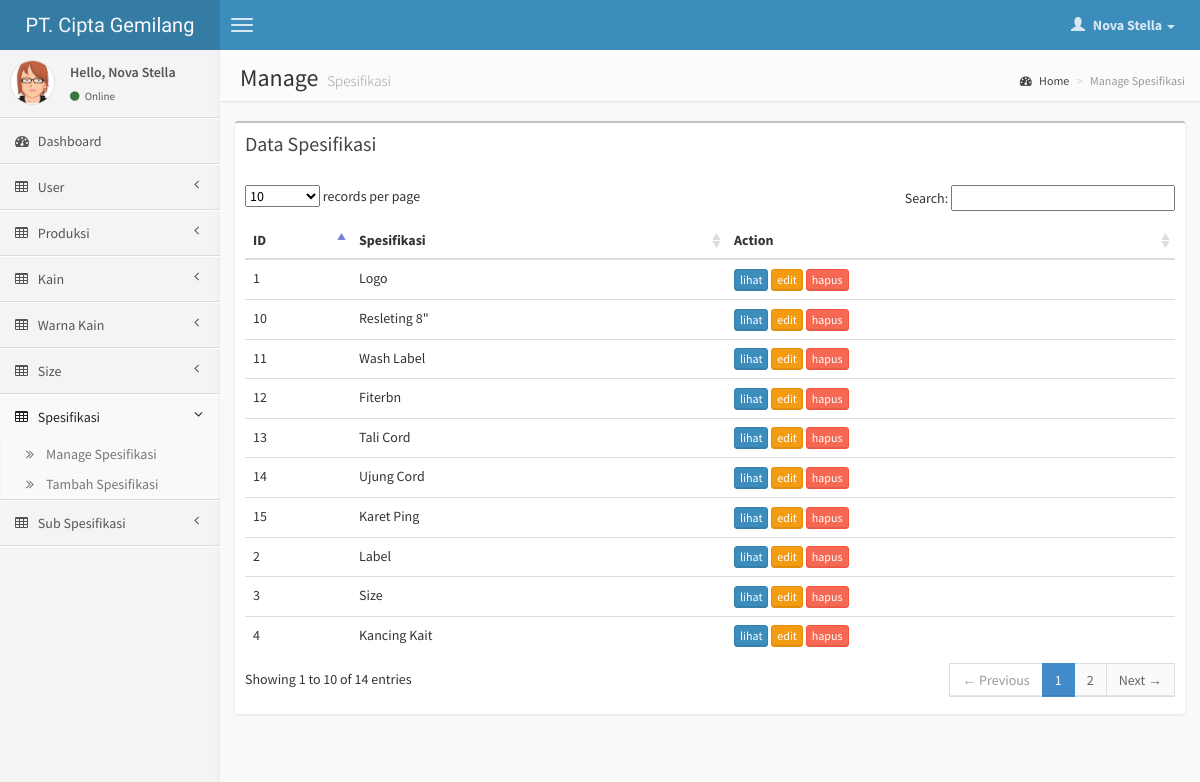
The page /page/spesifikasi/index.php (signed in) on the database its author committed.
### tables this page shows
CREATE TABLE IF NOT EXISTS `user` (
  `id_user` int(11) NOT NULL AUTO_INCREMENT,
  `nama` varchar(100) NOT NULL,
  `username` varchar(15) NOT NULL,
  `password` varchar(255) NOT NULL,
  `level` int(11) NOT NULL,
  `date_created` date NOT NULL,
  PRIMARY KEY (`id_user`)
);

CREATE TABLE IF NOT EXISTS `spesifikasis` (
  `id_spesifikasi` int(11) NOT NULL AUTO_INCREMENT,
  `spesifikasi` varchar(50) NOT NULL,
  PRIMARY KEY (`id_spesifikasi`)
);

### function.php (called while the page is built, shortened)
<?php
	function getUserInfo($field){
		if(isset($_SESSION['id_user'])){
			$q = mysql_query("select * from user where id_user='$_SESSION[id_user]'");
			$data = mysql_fetch_array($q);
			return $data[$field];
		}
		return false;
	}
?>

### page/spesifikasi/index.php (the view, shortened to what this page needs)
<?php $pageTitle = 'Manage Spesifikasi'; $pageActive = 'spesifikasi'; ?>
<?php include '../header.php'; ?>
<section class="content-header">
    <h1>
        Manage
        <small>Spesifikasi</small>
    </h1>
    <ol class="breadcrumb">
        <li><a href="#"><i class="fa fa-dashboard"></i> Home</a></li>
        <li class="active">Manage Spesifikasi</li>
    </ol>
</section>
<section class="content">
	 <div class="row">
		<div class="col-xs-12">
		    <div class="box">
		        <div class="box-header">
		            <h3 class="box-title">Data Spesifikasi</h3>
		        </div>
		        <div class="box-body table-responsive">
		            <table class="table table-hover" id="table_data">
		                <thead>
		                	<tr>
			                    <th>ID</th>
			                    <th>Spesifikasi</th>
			                    <th>Action</th>
			                </tr>
		                </thead>
		                <tbody>
			                <?php $sql = mysql_query('SELECT * FROM spesifikasis'); ?>
			                <?php while($row = mysql_fetch_array($sql) ): ?>
				                <tr>
				                    <td><?php echo $row['id_spesifikasi']; ?></td>
				                    <td><?php echo $row['spesifikasi']; ?></td>
				                    <td>
				                    	<a href="view.php?id=<?php echo $row['id_spesifikasi']; ?>" class="btn btn-primary btn-xs">lihat</a>
				                    	<a href="edit.php?id=<?php echo $row['id_spesifikasi']; ?>" class="btn btn-warning btn-xs">edit</a>
				                    	<a href="delete.php?id=<?php echo $row['id_spesifikasi']; ?>" onclick="return confirm('Anda yakin akan menghapus ini?')" class="btn btn-danger btn-xs">hapus</a></td>
				                </tr>
				            <?php endwhile; ?>
		                </tbody>
		            </table>
		        </div>
		    </div>
		</div>
		</div>
</section>
<?php include '../footer.php'; ?>

### page/header.php (shortened to what this page needs)
<?php require('../../config/config.php'); require("../../config/session.php"); require("../../function.php");  ?>
<!DOCTYPE html>
<html>
    <head>
        <link href="<?php echo DOMAIN; ?>/css/bootstrap.min.css" rel="stylesheet" type="text/css" />
        <link href="<?php echo DOMAIN; ?>/css/font-awesome.min.css" rel="stylesheet" type="text/css" />
        <link href="<?php echo DOMAIN; ?>/css/ionicons.min.css" rel="stylesheet" type="text/css" />
        <link href="<?php echo DOMAIN; ?>/css/morris/morris.css" rel="stylesheet" type="text/css" />
        <link href="<?php echo DOMAIN; ?>/css/jvectormap/jquery-jvectormap-1.2.2.css" rel="stylesheet" type="text/css" />
        <link href="<?php echo DOMAIN; ?>/css/fullcalendar/fullcalendar.css" rel="stylesheet" type="text/css" />
        <link href="<?php echo DOMAIN; ?>/css/daterangepicker/daterangepicker-bs3.css" rel="stylesheet" type="text/css" />
        <link href="<?php echo DOMAIN; ?>/css/bootstrap-wysihtml5/bootstrap3-wysihtml5.min.css" rel="stylesheet" type="text/css" />
        <link href="../../css/datatables/dataTables.bootstrap.css" rel="stylesheet" type="text/css" />
        <link href="<?php echo DOMAIN; ?>/css/AdminLTE.css" rel="stylesheet" type="text/css" />
    </head>
    <body class="skin-blue">
        <header class="header">
            <a href="index.html" class="logo">
                PT. Cipta Gemilang
            </a>
            <nav class="navbar navbar-static-top" role="navigation">
                <a href="#" class="navbar-btn sidebar-toggle" data-toggle="offcanvas" role="button">
                    <span class="icon-bar"></span>
                    <span class="icon-bar"></span>
                    <span class="icon-bar"></span>
                </a>
                <div class="navbar-right">
                    <ul class="nav navbar-nav">
                        <li class="dropdown user user-menu">
                            <a href="#" class="dropdown-toggle" data-toggle="dropdown">
                                <i class="glyphicon glyphicon-user"></i>
                                <span><?php echo getUserInfo('nama'); ?> <i class="caret"></i></span>
                            </a>
                        </li>
                    </ul>
                </div>
            </nav>
        </header>
        <div class="wrapper row-offcanvas row-offcanvas-left">
            <aside class="left-side sidebar-offcanvas">
                <section class="sidebar">
                    <div class="user-panel">
                        <div class="pull-left image">
                            <img src="<?php echo DOMAIN; ?>/img/avatar3.png" class="img-circle" alt="User Image" />
                        </div>
                        <div class="pull-left info">
                            <p>Hello, <?php echo getUserInfo('nama'); ?></p>
                            <a href="#"><i class="fa fa-circle text-success"></i> Online</a>
                        </div>
                    </div>
                    <ul class="sidebar-menu">
                        <li <?php if($pageActive == 'dashboard'): ?>class="active"<?php endif; ?> >
                            <a href="<?php echo DOMAIN; ?>">
                                <i class="fa fa-dashboard"></i> <span>Dashboard</span>
                            </a>
                        </li>
                        <?php if($_SESSION['level'] == 1): ?>
                        <li class="treeview <?php if($pageActive == 'user'): ?>active<?php endif; ?>">
                            <a href="#">
                                <i class="fa fa-table"></i> <span>User</span>
                                <i class="fa fa-angle-left pull-right"></i>
                            </a>
                        </li>
                        <?php endif; ?>
                        <li class="treeview <?php if($pageActive == 'produksi'): ?>active<?php endif; ?>">
                            <a href="#">
                                <i class="fa fa-table"></i> <span>Produksi</span>
                                <i class="fa fa-angle-left pull-right"></i>
                            </a>
                        </li>
                        <?php if($_SESSION['level'] == 1 || $_SESSION['level'] == 2): ?>
                        <li class="treeview <?php if($pageActive == 'kain'): ?>active<?php endif; ?>">
                            <a href="#">
                                <i class="fa fa-table"></i> <span>Kain</span>
                                <i class="fa fa-angle-left pull-right"></i>
                            </a>
                        </li>
                        <li class="treeview <?php if($pageActive == 'warna'): ?>active<?php endif; ?>">
                            <a href="#">
                                <i class="fa fa-table"></i> <span>Warna Kain</span>
                                <i class="fa fa-angle-left pull-right"></i>
                            </a>
                        </li>
                        <li class="treeview <?php if($pageActive == 'size'): ?>active<?php endif; ?>">
                            <a href="#">
                                <i class="fa fa-table"></i> <span>Size</span>
                                <i class="fa fa-angle-left pull-right"></i>
                            </a>
                        </li>
                        <li class="treeview <?php if($pageActive == 'spesifikasi'): ?>active<?php endif; ?>">
                            <a href="#">
                                <i class="fa fa-table"></i> <span>Spesifikasi</span>
                                <i class="fa fa-angle-left pull-right"></i>
                            </a>
                            <ul class="treeview-menu">
                                <li><a href="<?php echo DOMAIN; ?>/page/spesifikasi"><i class="fa fa-angle-double-right"></i>Manage Spesifikasi</a></li>
                                <li><a href="<?php echo DOMAIN; ?>/page/spesifikasi/input.php"><i class="fa fa-angle-double-right"></i>Tambah Spesifikasi</a></li>
                            </ul>
                        </li>
                        <li class="treeview <?php if($pageActive == 'sub_spesifikasi'): ?>active<?php endif; ?>">
                            <a href="#">
                                <i class="fa fa-table"></i> <span>Sub Spesifikasi</span>
                                <i class="fa fa-angle-left pull-right"></i>
                            </a>
                        </li>
                        <?php endif; ?>
                    </ul>
                </section>
            </aside>
            <aside class="right-side">

### rows shown on the page
user: nama "Nova Stella"
spesifikasis: id_spesifikasi "1", spesifikasi "Logo"
spesifikasis: id_spesifikasi "2", spesifikasi "Label"
spesifikasis: id_spesifikasi "3", spesifikasi "Size"
spesifikasis: id_spesifikasi "4", spesifikasi "Kancing Kait"
spesifikasis: id_spesifikasi "10", spesifikasi "Resleting 8\""
spesifikasis: id_spesifikasi "11", spesifikasi "Wash Label"
spesifikasis: id_spesifikasi "12", spesifikasi "Fiterbn"
spesifikasis: id_spesifikasi "13", spesifikasi "Tali Cord"
spesifikasis: id_spesifikasi "14", spesifikasi "Ujung Cord"
spesifikasis: id_spesifikasi "15", spesifikasi "Karet Ping"
